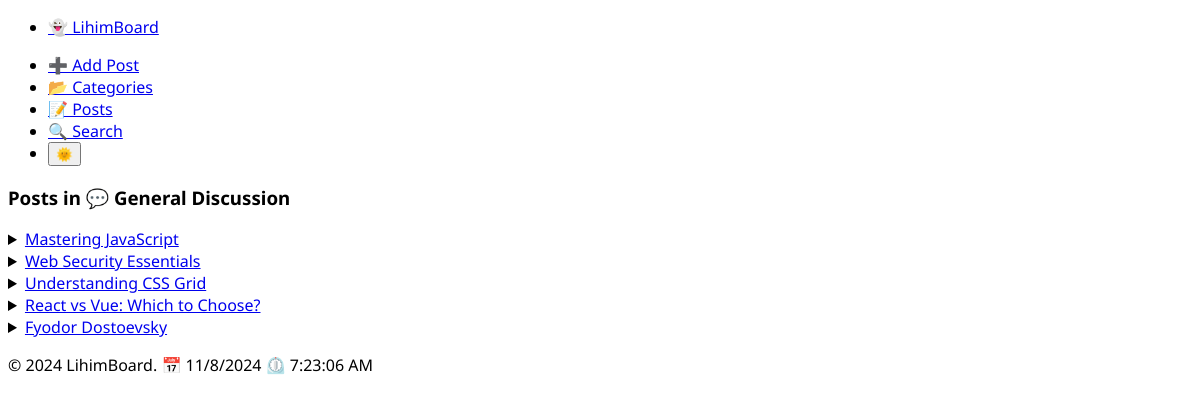
Page /category/1 on the committed database.
### tables this page shows
CREATE TABLE categories (
    category_id INT AUTO_INCREMENT PRIMARY KEY,
    name VARCHAR(100) NOT NULL UNIQUE
);

CREATE TABLE posts (
    post_id INT AUTO_INCREMENT PRIMARY KEY,
    title VARCHAR(255) NOT NULL,
    content TEXT NOT NULL,
    image_url VARCHAR(255),
    category_id INT,  
    created_at TIMESTAMP DEFAULT CURRENT_TIMESTAMP,
    FOREIGN KEY (category_id) REFERENCES categories(category_id) ON DELETE SET NULL
);

### src/Controllers/CategoryController.php (called while the page is built, shortened)
<?php
class CategoryController
{
    private $categoryModel;
    private $postModel;
    public function __construct(Category $categoryModel, Post $postModel)
    {
        $this->categoryModel = $categoryModel;
        $this->postModel = $postModel;
    }
    public function show($categoryId)
    {
        $category = $this->categoryModel->getById($categoryId);
        $posts = $this->postModel->getByCategoryId($categoryId);
        $data = [
            'category' => $category,
            'posts' => $posts
        ];
        require __DIR__ . '/../Views/categories.php';
    }
}

### src/Router.php (called while the page is built, shortened)
<?php
class Router
{
    private $routes = [];
    public function add($pattern, $callback)
    {
        $this->routes[$pattern] = $callback;
    }
    public function dispatch($uri)
    {
        $uri = filter_var($uri, FILTER_SANITIZE_URL);
        foreach ($this->routes as $pattern => $callback) {
            if ($pattern === $uri) {
                return call_user_func($callback);
            } elseif (preg_match('/\{(\w+)\}/', $pattern, $matches)) {
                $pattern = preg_replace('/\{(\w+)\}/', '(\d+)', $pattern);
                if (preg_match('#^' . $pattern . '$#', $uri, $paramMatches)) {
                    return call_user_func_array($callback, array_slice($paramMatches, 1));
                }
            }
        }
    }
}

### public/index.php (called while the page is built, shortened)
<?php
$router = new Router();
$uri = parse_url($_SERVER['REQUEST_URI'], PHP_URL_PATH);
$router->dispatch($uri);

### src/Models/Category.php (called while the page is built, shortened)
<?php
class Category
{
    private $db;
    public function __construct(\App\Database $db)
    {
        $this->db = $db;
    }
    public function getById($id)
    {
        $stmt = $this->db->query("SELECT * FROM categories WHERE category_id = :id", ['id' => $id]);
        return $stmt->fetch(\PDO::FETCH_ASSOC);
    }
}

### src/Database.php (called while the page is built, shortened)
<?php
class Database
{
    private $connection;
    private function __construct($host, $dbname, $username, $password)
    {
        try {
            $this->connection = new PDO("mysql:host=$host;dbname=$dbname;charset=utf8mb4", $username, $password);
            $this->connection->setAttribute(PDO::ATTR_ERRMODE, PDO::ERRMODE_EXCEPTION);
        } catch (PDOException $e) {
            throw new \Exception('Database connection failed: ' . $e->getMessage());
        }
    }
    public function query($sql, $params = [])
    {
        try {
            $stmt = $this->connection->prepare($sql);
            $stmt->execute($params);
            return $stmt;
        } catch (PDOException $e) {
            throw new \Exception('Query failed: ' . $e->getMessage());
        }
    }
}

### src/Models/Post.php (called while the page is built, shortened)
<?php
class Post
{
    private $db;
    public function __construct(\App\Database $db)
    {
        $this->db = $db;
    }
    public function getByCategoryId($categoryId)
    {
        $stmt = $this->db->query("SELECT * FROM posts WHERE category_id = :category_id ORDER BY created_at DESC", ['category_id' => $categoryId]);
        return $stmt->fetchAll(\PDO::FETCH_ASSOC);
    }
}

### src/Views/categories.php (the view, shortened to what this page needs)
<!DOCTYPE html>
<html lang="en">
<?php
include 'partials/head.php';
?>
<body>
    <main>
        <?php include 'partials/nav.php'; ?>
        <?php if (!empty($data['category']['name'])) : ?>
            <h3>Posts in <?php echo htmlspecialchars($data['category']['name']); ?></h3>
            <div id="posts">
                <?php
                if (empty($data['posts'])) {
                    echo '<p>No posts yet.</p>';
                } else {
                    foreach ($data['posts'] as $post) {
                        echo '<details>';
                        echo '<summary><a href="/post?id=' . htmlspecialchars($post['post_id'] ?? '') . '">' . htmlspecialchars($post['title'] ?? '') . '</a></summary>';
                        echo '</details>';
                    }
                }
                ?>
            </div>
        <?php else : ?>
            <p>💔 Category not found.</p>
        <?php endif; ?>
    </main>
    <?php require 'partials/footer.php'; ?>
</body>
</html>

### public/assets/css/index.css (style rules this page uses)
* { font-family: 'Noto Sans', "sans-serif"; }
html { transition: background-color 0.3s ease, color 0.3s ease; }
body { transition: background-color 0.5s ease-in-out, color 0.5s ease-in-out; }

### rows in the picture
categories: name "💬 General Discussion"
posts: title "Mastering JavaScript"
posts: title "Web Security Essentials"
posts: title "Understanding CSS Grid"
posts: title "React vs Vue: Which to Choose?"
posts: title "Fyodor Dostoevsky"
